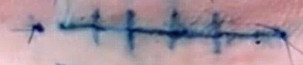
#> input picture data/data0.jpg, 303 x 65 px, found by its file name; its folder holds only this picture in this run
$ jupyter execute --allow-errors zdo.ipynb
#> lines starting #> are read from the running program, lines starting #| are printed output that depends on the picture
#> further down, img is the input picture: shape (65, 303, 3); mean R, G, B 164.4, 145.2, 156.5
#> `img = rgb2gray(img) * 255`:
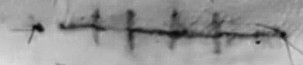
#> img: shape (65, 303) float64; min 3.6, max 220.9, mean 150.1
#> `elevation_map = sobel(img)`:
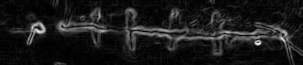
#> elevation_map: shape (65, 303) float64; min 1.59e-14, max 77.86, mean 7.9; drawn with min black and max white
[cell 1]
import matplotlib.pyplot as plt
import numpy as np
import skimage.io
from skimage.color import rgb2gray
from skimage.filters import sobel
from skimage.segmentation import active_contour

#> (the rest of this cell did not finish here and is left out)
